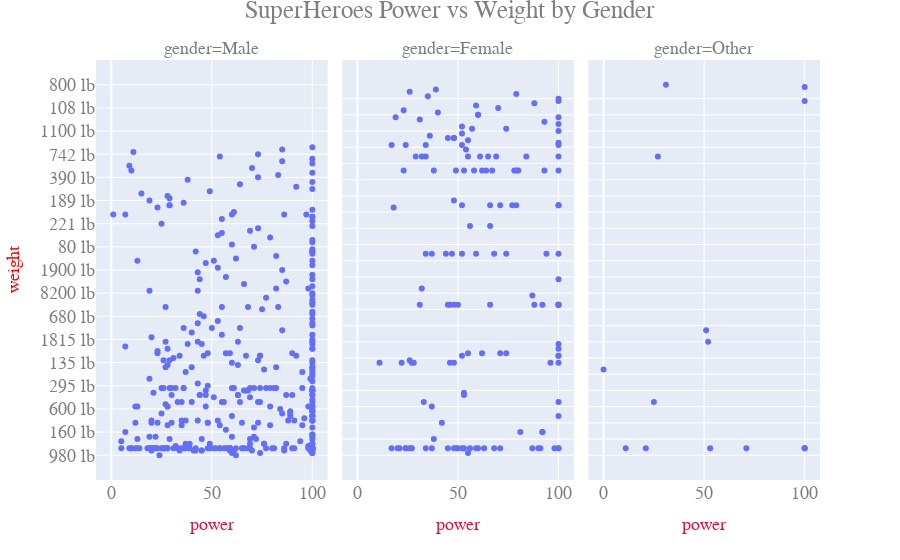

Notebook code for this chart:
### Code cell
import plotly.express as px
df = test_df

fig = px.scatter(df, x="power", y="weight", facet_col="gender")
fig.update_xaxes(title_font=dict(size=18, family='Courier', color='crimson'))
fig.update_yaxes(title_font=dict(size=18, family='Courier', color='red'))


fig.update_layout(
    font=dict(
        family="Courier New, monospace",
        size=18,
        color="#7f7f7f"
    ),
    title={
        'text':'SuperHeroes Power vs Weight by Gender',
        'y':1,
        'x':0.5,
        'xanchor': 'center',
        'yanchor': 'top'}
)

fig.show()

### Figure 1 — Plotly figure (JSON) as saved in the notebook; plotly's stock layout.template omitted (floating-point values rounded to 4 significant figures; data arrays with more than 128 entries replaced by an {"elided": "..."} marker saying what was removed)
{"data": [{"hovertemplate": "gender=Male<br>power=%{x}<br>weight=%{y}<extra></extra>", "legendgroup": "", "marker": {"color": "#636efa", "symbol": "circle"}, "mode": "markers", "name": "", "orientation": "h", "showlegend": false, "type": "scatter", "x": {"elided": "395 int values"}, "xaxis": "x", "y": {"elided": "395 str values"}, "yaxis": "y"}, {"hovertemplate": "gender=Female<br>power=%{x}<br>weight=%{y}<extra></extra>", "legendgroup": "", "marker": {"color": "#636efa", "symbol": "circle"}, "mode": "markers", "name": "", "orientation": "h", "showlegend": false, "type": "scatter", "x": {"elided": "151 int values"}, "xaxis": "x2", "y": {"elided": "151 str values"}, "yaxis": "y2"}, {"hovertemplate": "gender=Other<br>power=%{x}<br>weight=%{y}<extra></extra>", "legendgroup": "", "marker": {"color": "#636efa", "symbol": "circle"}, "mode": "markers", "name": "", "orientation": "h", "showlegend": false, "type": "scatter", "x": [21, 11, 71, 27, 52, 25, 0, 100, 31, 100, 51, 100, 100, 53, 100], "xaxis": "x3", "y": ["- lb", "- lb", "- lb", "110 lb", "220 lb", "180 lb", "205 lb", "200000000 lb", "800 lb", "- lb", "850 lb", "- lb", "- lb", "- lb", "330 lb"], "yaxis": "y3"}], "layout": {"annotations": [{"font": {}, "showarrow": false, "text": "gender=Male", "x": 0.16, "xanchor": "center", "xref": "paper", "y": 1, "yanchor": "bottom", "yref": "paper"}, {"font": {}, "showarrow": false, "text": "gender=Female", "x": 0.5, "xanchor": "center", "xref": "paper", "y": 1, "yanchor": "bottom", "yref": "paper"}, {"font": {}, "showarrow": false, "text": "gender=Other", "x": 0.84, "xanchor": "center", "xref": "paper", "y": 1, "yanchor": "bottom", "yref": "paper"}], "font": {"color": "#7f7f7f", "family": "Courier New, monospace", "size": 18}, "legend": {"tracegroupgap": 0}, "margin": {"t": 60}, "title": {"text": "SuperHeroes Power vs Weight by Gender", "x": 0.5, "xanchor": "center", "y": 1, "yanchor": "top"}, "xaxis": {"anchor": "y", "domain": [0, 0.32], "title": {"font": {"color": "crimson", "family": "Courier", "size": 18}, "text": "power"}}, "xaxis2": {"anchor": "y2", "domain": [0.34, 0.66], "matches": "x", "title": {"font": {"color": "crimson", "family": "Courier", "size": 18}, "text": "power"}}, "xaxis3": {"anchor": "y3", "domain": [0.68, 1.0], "matches": "x", "title": {"font": {"color": "crimson", "family": "Courier", "size": 18}, "text": "power"}}, "yaxis": {"anchor": "x", "domain": [0, 1], "title": {"font": {"color": "red", "family": "Courier", "size": 18}, "text": "weight"}}, "yaxis2": {"anchor": "x2", "domain": [0, 1], "matches": "y", "showticklabels": false, "title": {"font": {"color": "red", "family": "Courier", "size": 18}}}, "yaxis3": {"anchor": "x3", "domain": [0, 1], "matches": "y", "showticklabels": false, "title": {"font": {"color": "red", "family": "Courier", "size": 18}}}}}
